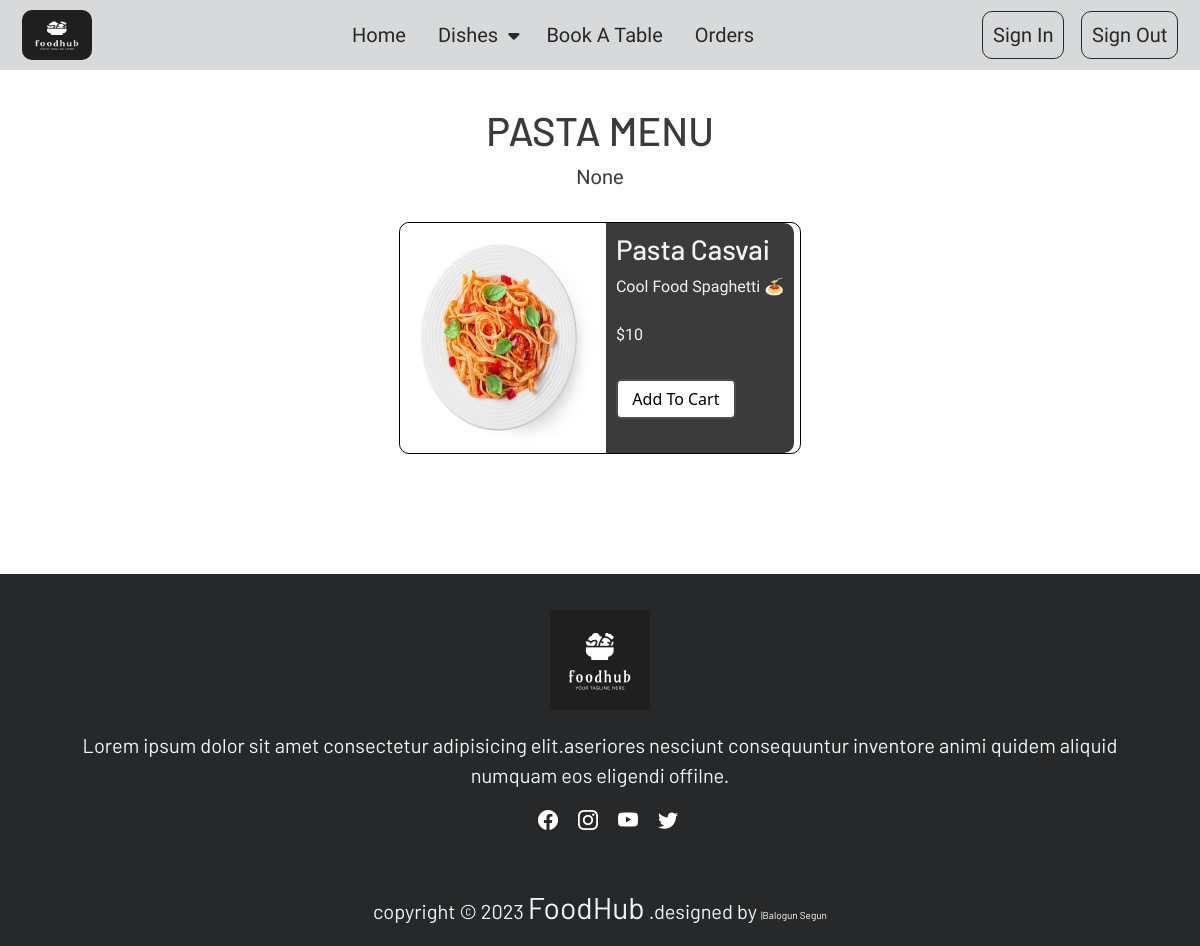
Page /product/pasta on the earlier database version.
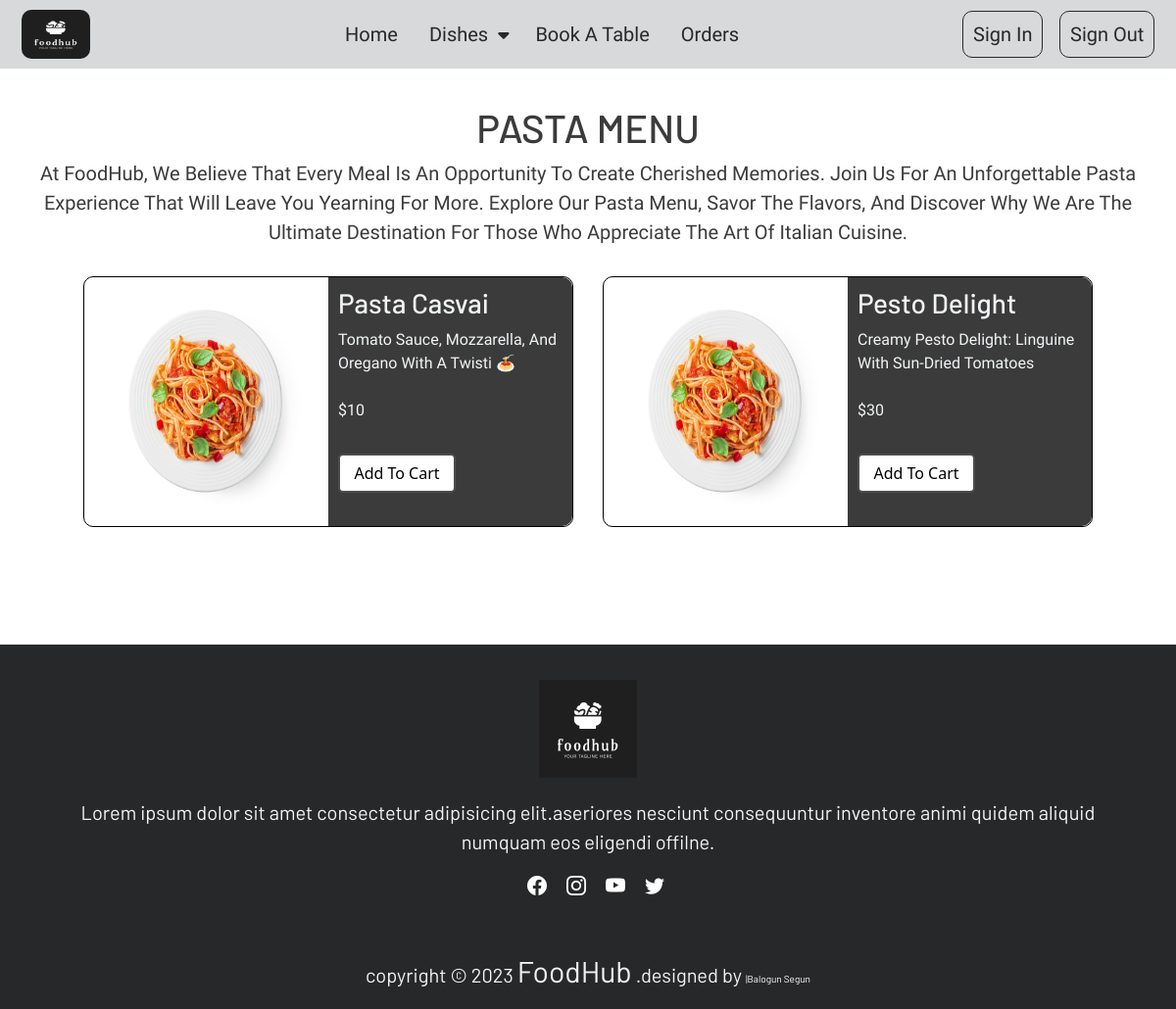
Same page on the later database version.
### food_app/models.py (models this page shows, shortened)
class Category(models.Model):
    food_name = models.CharField(max_length=50)
    pics = models.ImageField(upload_to='pics', default='')
    description = models.TextField(null=True)
    slug = models.SlugField(unique=True)

class Product(models.Model):
    type = models.ForeignKey(Category, on_delete=models.CASCADE)
    product_name = models.CharField(max_length=100)
    pics = models.ImageField(upload_to='product_pics')
    price = models.IntegerField()
    description = models.TextField(max_length=100)
    slug = models.SlugField()
    def __str__(self):
        return self.product_name

### food_app/views.py (the view)
# urls.py: path("product/<str:slug>", views.product, name='product'),
def product(request, slug):
    foodbrand = get_object_or_404(Category, slug=slug)
    type_slug_value =  slug
    product = Product.objects.filter(type__slug=type_slug_value)
    print(product)
    context = {
        "year":year,
        "foodbrand":foodbrand,
        "category": category,
        "product": product,
    }
    return render(request, 'product.html', context)

### templates/product.html
{% extends 'base.html' %}
{%load static%}
{% block content %}
<div class="">
  <div class="product">
    <div class="product-head">
      <h1>{{foodbrand.food_name}} menu</h1>
      <p>{{foodbrand.description}}</p>
    </div>
    <div class="product-card">
      {% if not product %}
        <p>No item found</p>
      {% else %}
        {% for item in product%}
        <div class="each-card">
          <img src="{{item.pics.url}}" alt="">
          <div class="detail-side">
            <h3 class="text-capitalize">{{item.product_name}}</h3>
            <p class="text-capitalize">{{item.description}}</p>
            <p class="mt-4">${{item.price}}</p>
            <button type="submit" class="btn2 mb-4 mt-3">add to cart</button>
          </div>
        </div>
        {% endfor %}
      {% endif %}
    </div>
  </div>
</div>
{% endblock content %}

### templates/base.html (shortened to what this page needs)
<!doctype html>
{% load static %}
<html lang="en">
  <head>
    <link rel="stylesheet" href="{% static '/css/main.css' %}">
    <link rel="stylesheet" href="https://cdn.jsdelivr.net/npm/bootstrap-icons@1.3.0/font/bootstrap-icons.css">
    <link href="https://cdn.jsdelivr.net/npm/bootstrap@5.3.2/dist/css/bootstrap.min.css" rel="stylesheet">
  </head>
  <body>
    {% block header %}{% include 'header.html' %}{% endblock header %}
    {% block content %}{% endblock content %}
    {% block footer %}{% include 'footer.html' %}{% endblock footer %}
  </body>
</html>

### templates/header.html (shortened to what this page needs)
{% load static %}
<header>
    <div class="container-fluid">
        <div class="main-navbar">
          <a href="{% url 'home'  %}" ><img src="{%static '/img/logo.png.png' %}" alt="Logo" class="logo"></a>
          <ul class="nav-links" id="nav-links">
            <li class="nav-link"><a href="{% url 'home' %}">Home</a></li>
            <li class="nav-link dropdown">
              <a href="#">Dishes <i class="fa-solid fa-caret-down"></i></a>
            </li>
            <li class="nav-link"><a href="{% url 'book_table' %}">Book a table</a></li>
            <li class="nav-link"><a href="#">orders</a></li>
          </ul>
          <div class="nav-button">
            <div class="nav-link btn0">
              <a href="/html/sign in.html" class="hvr-bounce-to-right">Sign In</a>
            </div>
            <div class="nav-link btn1">
              <a href="#" class="hvr-bounce-to-right">Sign Out</a>
            </div>
          </div>
        </div>
    </div>
</header>

### templates/footer.html
<div class="footer">
    <div class="footer-content">
        <a class="navbar-brand mt-1" href="#" style="font-size: 30px;"><img src="/img/logo.png.png" alt=""></a>
        <p>Lorem ipsum dolor sit amet consectetur adipisicing elit.aseriores nesciunt consequuntur inventore animi quidem aliquid numquam eos eligendi offilne.</p>
        <ul class="socials list-unstyled">
            <li><a href=""><i class="bi bi-facebook"></i></a></li>
            <li><a href=""><i class="bi bi-instagram"></i></a></li>
            <li><a href=""><i class="bi bi-youtube"></i></a></li>
            <li><a href=""><i class="bi bi-twitter"></i></a></li>
        </ul>
        <hr>
        <div class="footer-bottom">
            <p>copyright &copy; {{year}} <span><a class="navbar-brand mt-1" href="#" style="font-size: 30px;">FoodHub</a></span> .designed by <span class="text-capitalize">|<a href="" class="text-decoration-none text-white">balogun segun</a></span></p>
        </div>
    </div>
</div>

### static/css/main.css (style rules this page uses)
* { margin: 0%; padding: 0%; border-spacing: 0%; }
html, body { margin:0; height:100%; }
header { background-color: #D8D9DA; }
.main-navbar { display: flex; padding: 10px; justify-content: space-between; align-items: center; }
.logo { width: 70px; height: 50px; border-radius: 10px; }
.nav-links { display: flex; gap: 2rem; align-items: center; margin: auto; }
.nav-link a { text-decoration: none; text-transform: capitalize; font-size: 20px; color: #272829; font-weight: 500; font-family: 'Kanit', sans-serif; }
.dropdown a i { font-size: 18px; position: relative; right: -5px; transform: rotate(0deg); transition: 0.3s ease-in-out all; }
.nav-button { display: flex; align-items: center; justify-content: space-between; gap: 1rem; text-decoration: none; }
.btn0 a { border: 1px solid #272829; border-radius: 10px; padding: 8px 10px; }
.btn1 a { border: 1px solid #272829; border-radius: 10px; padding: 8px 10px; }
.hvr-bounce-to-right { display: inline-block; vertical-align: middle; -webkit-transform: perspective(1px) translateZ(0); transform: perspective(1px) translateZ(0); box-shadow: 0 0 1px rgba(0, 0, 0, 0); position: relative; -webkit-transition-property: color; transition-property: color; -webkit-transition-duration: 0.5s; transition-duration: 0.5s; }
.hvr-bounce-to-right:before { content: ""; border-radius: 5px; position: absolute; z-index: -1; top: 0; left: 0; right: 0; bottom: 0; background: #272829; -webkit-transform: scaleX(0); transform: scaleX(0); -webkit-transform-origin: 0 50%; transform-origin: 0 50%; -webkit-transition-property: transform; transition-property: transform; -webkit-transition-duration: 0.5s; transition-duration: 0.5s; -webkit-transition-timing-function: ease-out; transition-timing-function: ease-out; }
.footer { background-color: #272829; }
.footer-content { padding-top: 1%; text-align: center; display: flex; flex-direction: column; justify-content: center; }
.footer-content p { color: #f1f4f6; font-size: 20px; padding: 0 5%; font-family: 'Barlow', sans-serif; }
.footer-content a img { width: auto; height: 100px; margin: 20px 0px; }
.footer-bottom { text-align: center; font-size: 20px; }
.footer-bottom span { font-size: 10px; }
.socials { display: flex; flex-direction: row; justify-content: center; margin-left: 1rem; font-size: 20px; }
.socials li { margin: 0 10px; }
.socials a { text-decoration: none; color: white; }
.product { padding: 3% 0 10%; }
.product-head { text-align: center; text-transform: capitalize; color: #3B3B3B; }
.product-head h1, .detail-side h3 { text-transform: uppercase; font-family: 'Barlow', sans-serif; }
.product-head p { font-family: 'Titillium Web', sans-serif; font-weight: 500; font-size: 20px; padding: 0 20px; }
.product-card { display: flex; justify-content: center; flex-wrap: wrap; gap: 30px; padding: 0 10px; margin-top: 30px; }
.each-card { display: grid; grid-template-columns: repeat(2 ,1fr); max-width: 500px; width: auto; border: 1px solid black; place-items: center; border-radius: 10px; transition: 0.6s; }
.each-card img { border-radius: 10px 0px 0px 10px; height: 229px; max-width: 200px; }
.detail-side { padding: 10px 10px; background-color:#3B3B3B; color: #f1f4f6; border-radius: 0px 10px 10px 0px; }
.detail-side p { font-family: 'Titillium Web', sans-serif; font-size: 16px; }
.btn2 { border: 2px solid rgba(0, 0, 0, 0.697); border-radius: 5px; font-weight: 500; color: black; background-color: white; width: 120px; text-transform: capitalize; height: 40px; }

Differences in the rows shown:
changed Category "PASTA": description "None" → "At FoodHub, We Believe That Every Meal Is An Opportunity To Create Cherished Memories. Join Us For An Unforgettable Pasta Experience That Will Leave You Yearning For More. Explore Our Pasta Menu, Savor The Flavors, And Discover Why We Are The Ultimate Destination For Those Who Appreciate The Art Of Italian Cuisine."
changed Product "Pasta Casvai": description "Cool Food Spaghetti 🍝" → "Tomato Sauce, Mozzarella, And Oregano With A Twisti 🍝"
added Product: pics (picture), product_name "Pesto Delight", description "Creamy Pesto Delight: Linguine With Sun-Dried Tomatoes", price "30"
